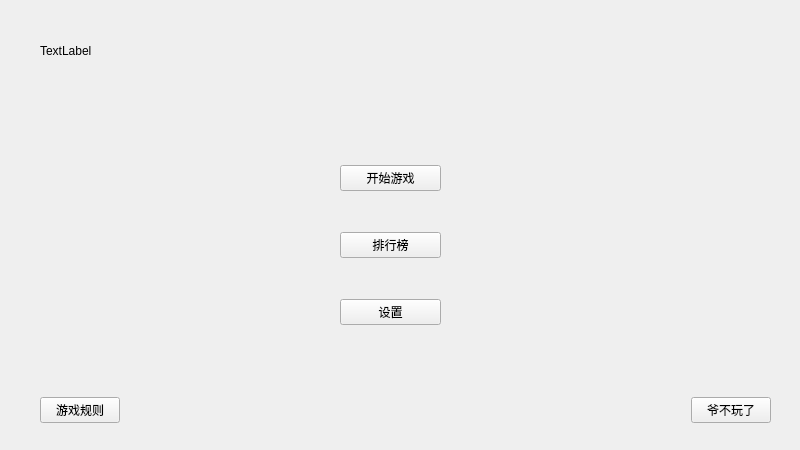
<?xml version="1.0" encoding="UTF-8"?>
<ui version="4.0">
 <class>game_begin</class>
 <widget class="QWidget" name="game_begin">
  <property name="geometry">
   <rect>
    <x>0</x>
    <y>0</y>
    <width>800</width>
    <height>450</height>
   </rect>
  </property>
  <property name="windowTitle">
   <string>Form</string>
  </property>
  <widget class="QLabel" name="label">
   <property name="geometry">
    <rect>
     <x>40</x>
     <y>20</y>
     <width>211</width>
     <height>61</height>
    </rect>
   </property>
   <property name="styleSheet">
    <string notr="true"/>
   </property>
   <property name="text">
    <string>TextLabel</string>
   </property>
  </widget>
  <widget class="QLabel" name="label_2">
   <property name="geometry">
    <rect>
     <x>320</x>
     <y>140</y>
     <width>141</width>
     <height>211</height>
    </rect>
   </property>
   <property name="text">
    <string/>
   </property>
  </widget>
  <widget class="QWidget" name="verticalLayoutWidget">
   <property name="geometry">
    <rect>
     <x>340</x>
     <y>130</y>
     <width>101</width>
     <height>231</height>
    </rect>
   </property>
   <layout class="QVBoxLayout" name="verticalLayout">
    <item>
     <widget class="QPushButton" name="begin_game">
      <property name="text">
       <string>开始游戏</string>
      </property>
     </widget>
    </item>
    <item>
     <widget class="QPushButton" name="pushButton">
      <property name="text">
       <string>排行榜</string>
      </property>
     </widget>
    </item>
    <item>
     <widget class="QPushButton" name="pushButton_3">
      <property name="text">
       <string>设置</string>
      </property>
     </widget>
    </item>
   </layout>
  </widget>
  <widget class="QLabel" name="label_3">
   <property name="geometry">
    <rect>
     <x>260</x>
     <y>150</y>
     <width>121</width>
     <height>191</height>
    </rect>
   </property>
   <property name="text">
    <string/>
   </property>
  </widget>
  <widget class="QWidget" name="horizontalLayoutWidget">
   <property name="geometry">
    <rect>
     <x>40</x>
     <y>370</y>
     <width>731</width>
     <height>80</height>
    </rect>
   </property>
   <layout class="QHBoxLayout" name="horizontalLayout">
    <item>
     <widget class="QPushButton" name="pushButton_4">
      <property name="text">
       <string>游戏规则</string>
      </property>
     </widget>
    </item>
    <item>
     <spacer name="horizontalSpacer">
      <property name="orientation">
       <enum>Qt::Horizontal</enum>
      </property>
      <property name="sizeHint" stdset="0">
       <size>
        <width>40</width>
        <height>20</height>
       </size>
      </property>
     </spacer>
    </item>
    <item>
     <widget class="QPushButton" name="pushButton_2">
      <property name="text">
       <string>爷不玩了</string>
      </property>
     </widget>
    </item>
   </layout>
  </widget>
  <zorder>label_3</zorder>
  <zorder>label_2</zorder>
  <zorder>label</zorder>
  <zorder>verticalLayoutWidget</zorder>
  <zorder>horizontalLayoutWidget</zorder>
 </widget>
 <resources/>
 <connections/>
</ui>
